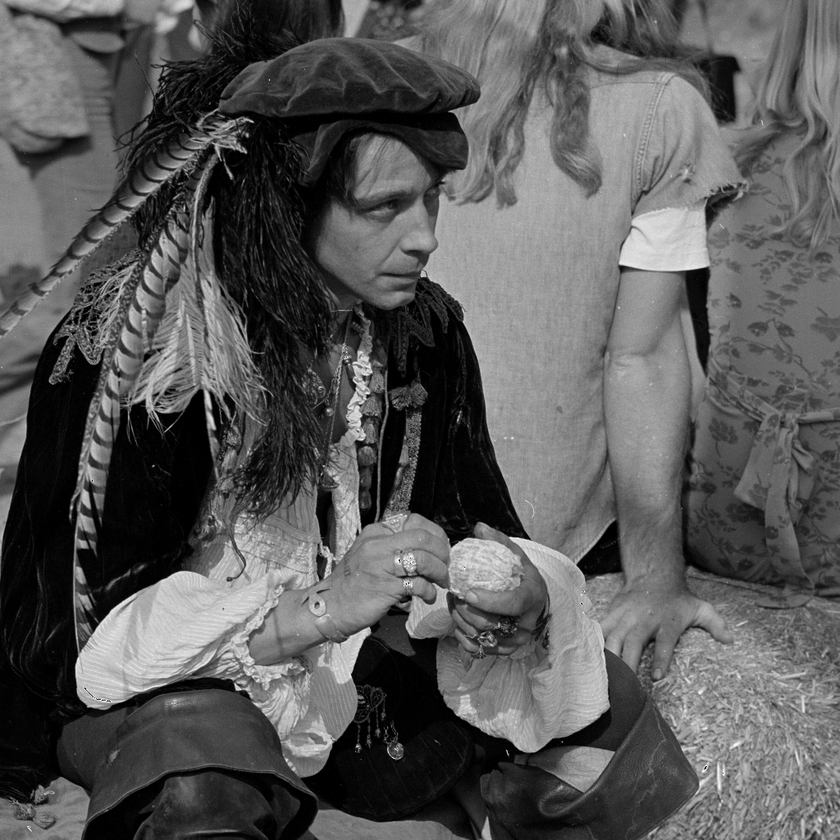
%> input picture Prática3/male.tiff, 840 x 840 px, shrunk from 1024 x 1024 before the run
$ octave --eval "contraste_imadjust('male.tiff');"   (GNU Octave 9; MATLAB toolbox functions it lacks are replaced by stand-ins)
%> lines starting %> are read from the running program, lines starting %| are printed output that depends on the picture
function contraste_imadjust(figura)
%> called with figura = 'male.tiff'
    img = imread(figura);
%> img is the input picture: size 840x840 uint8; min 0, max 255, mean 89

    if size(img, 3) == 3
        img = rgb2gray(img);
    end

    figure;
    imhist(img);
    title('Histograma da Imagem Original');
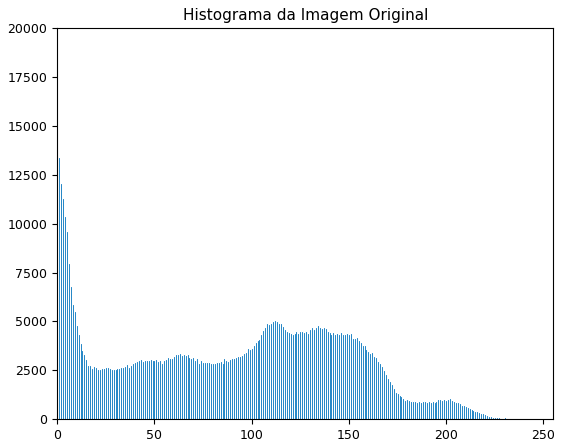
%> figure redrawn from the program's plot data; highest point at x = 0, y = 15040

    img_identidade = imadjust(img, [0 1], [0 1]);
    figure;
    imhist(img_identidade);
    title('Histograma - Transformação de Intensidade Linear Identidade');
%> figure, not shown here; highest point at x = 0, y = 15040

    % 2. Transformação de intensidade linear com ajuste (min -> max)
    min_intensidade = double(min(img(:))) / 255;
%> min_intensidade = 0
    max_intensidade = double(max(img(:))) / 255;
%> max_intensidade = 1
    img_linear_ajuste = imadjust(img, [min_intensidade max_intensidade], [0 1]);
    figure;
    imhist(img_linear_ajuste);
    title('Histograma - Transformação Linear com Ajuste (Min -> Max)');
%> figure, not shown here; highest point at x = 0, y = 15040

    img_gama_0_5 = imadjust(img, [], [], 0.5);
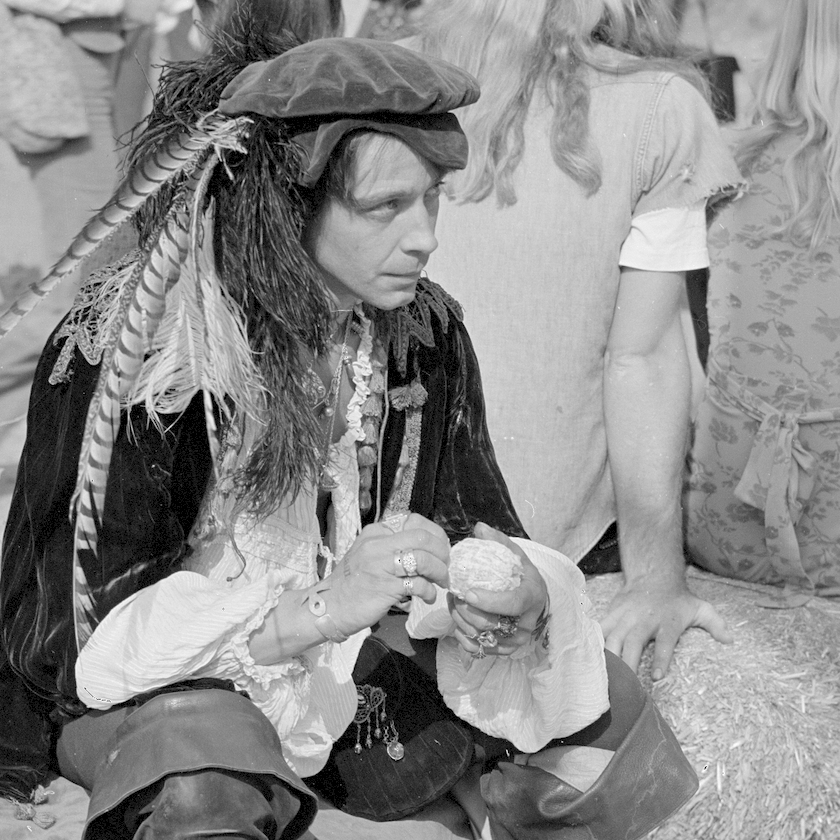
%> img_gama_0_5: size 840x840 uint8; min 0, max 255, mean 137.8
    figure;
    imhist(img_gama_0_5);
    title('Histograma - Transformação com Correção Gama (Gama = 0.5)');
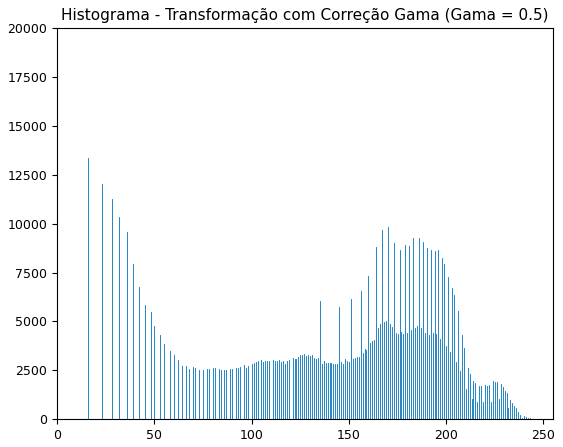
%> figure redrawn from the program's plot data; highest point at x = 0, y = 15040

    img_gama_1 = imadjust(img, [], [], 1);
    figure;
    imhist(img_gama_1);
    title('Histograma - Transformação com Correção Gama (Gama = 1)');
%> figure, not shown here; highest point at x = 0, y = 15040

    img_gama_2 = imadjust(img, [], [], 2);
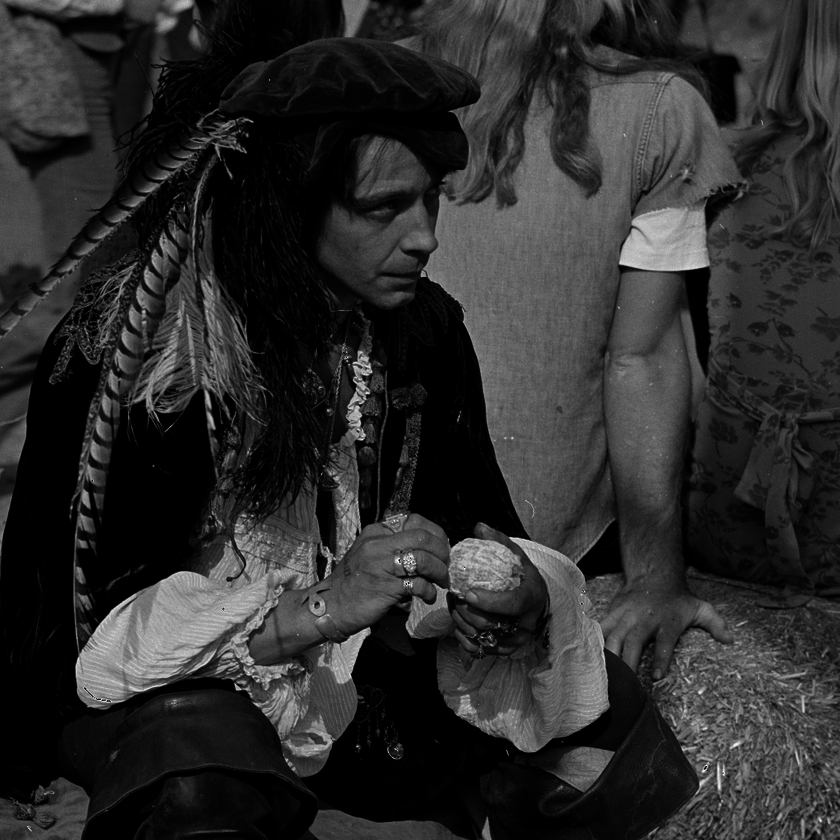
%> img_gama_2: size 840x840 uint8; min 0, max 255, mean 44.2
    figure;
    imhist(img_gama_2);
    title('Histograma - Transformação com Correção Gama (Gama = 2)');
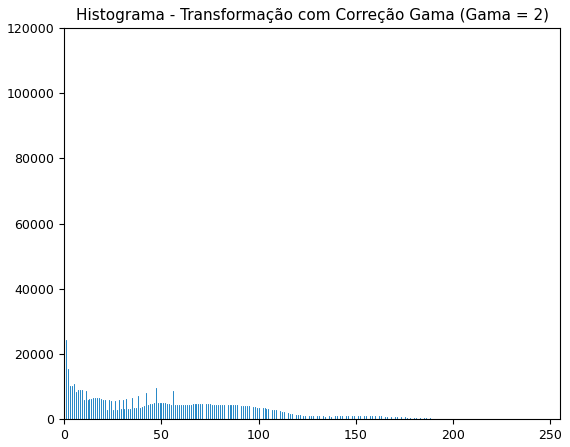
%> figure redrawn from the program's plot data; highest point at x = 0, y = 106686

    figure;
    subplot(2, 3, 1);
    imshow(img);
    title('Original');

    subplot(2, 3, 2);
    imshow(img_identidade);
    title('Identidade');

    subplot(2, 3, 3);
    imshow(img_linear_ajuste);
    title('Linear Ajuste (Min -> Max)');

    subplot(2, 3, 4);
    imshow(img_gama_0_5);
    title('Gama 0.5');

    subplot(2, 3, 5);
    imshow(img_gama_1);
    title('Gama 1');

    subplot(2, 3, 6);
    imshow(img_gama_2);
    title('Gama 2');
end
